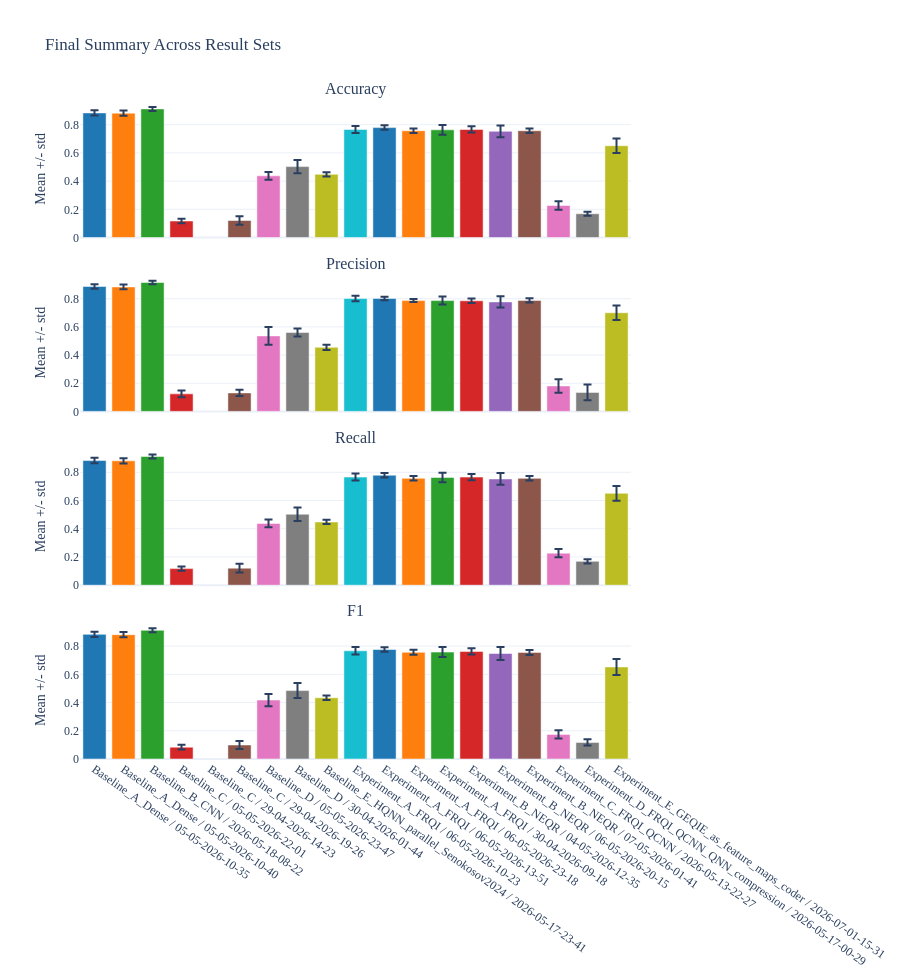

The cell this chart's notebook holds for it:
### Markdown cell above
## Final Summary Comparison

### Code cell
def plot_final_summary_comparison(summary_df: pd.DataFrame) -> go.Figure:
    data = summary_df[summary_df["result_set"].isin(comparison_result_sets)].copy()
    if data.empty:
        raise ValueError("No final summary data are available for the selected result sets.")

    metrics = [metric for metric in METRIC_ORDER if metric != "loss" and metric in data["metric"].unique()]
    fig = make_subplots(
        rows=len(metrics),
        cols=1,
        shared_xaxes=True,
        vertical_spacing=0.055,
        subplot_titles=[metric.title() for metric in metrics],
    )

    color_map = {
        result_set: px.colors.qualitative.D3[index % len(px.colors.qualitative.D3)]
        for index, result_set in enumerate(comparison_result_sets)
    }

    for row_number, metric in enumerate(metrics, start=1):
        metric_df = data[data["metric"] == metric].set_index("result_set").reindex(comparison_result_sets).reset_index()
        fig.add_trace(
            go.Bar(
                x=metric_df["result_set"],
                y=metric_df["mean"],
                error_y=dict(type="data", array=metric_df["std"], visible=True),
                marker_color=[color_map[name] for name in metric_df["result_set"]],
                name=metric.title(),
                showlegend=False,
                hovertemplate="%{x}<br>mean=%{y:.4f}<extra></extra>",
            ),
            row=row_number,
            col=1,
        )

    fig.update_layout(
        title="Final Summary Across Result Sets",
        height=max(360, 245 * len(metrics)),
    )
    fig.update_xaxes(tickangle=35)
    fig.update_yaxes(title_text="Mean +/- std")
    return fig


if final_summaries.empty:
    display(Markdown("No `final_summary_across.csv` files were found."))
else:
    plot_final_summary_comparison(final_summaries).show()

### Figure 1 — Plotly figure (JSON) as saved in the notebook; plotly's stock layout.template omitted (floating-point values rounded to 4 significant figures)
{"data": [{"error_y": {"array": [0.01884, 0.01881, 0.01416, 0.0159, NaN, 0.03085, 0.02752, 0.04738, 0.01521, 0.02451, 0.01577, 0.01599, 0.03426, 0.02203, 0.04157, 0.01584, 0.02992, 0.01433, 0.05167], "type": "data", "visible": true}, "hovertemplate": "%{x}<br>mean=%{y:.4f}<extra></extra>", "marker": {"color": ["#1F77B4", "#FF7F0E", "#2CA02C", "#D62728", "#9467BD", "#8C564B", "#E377C2", "#7F7F7F", "#BCBD22", "#17BECF", "#1F77B4", "#FF7F0E", "#2CA02C", "#D62728", "#9467BD", "#8C564B", "#E377C2", "#7F7F7F", "#BCBD22"]}, "name": "Accuracy", "showlegend": false, "type": "bar", "x": ["Baseline_A_Dense / 05-05-2026-10-35", "Baseline_A_Dense / 05-05-2026-10-40", "Baseline_B_CNN / 2026-05-18-08-22", "Baseline_C / 05-05-2026-22-01", "Baseline_C / 29-04-2026-14-23", "Baseline_C / 29-04-2026-19-26", "Baseline_D / 05-05-2026-23-47", "Baseline_D / 30-04-2026-01-44", "Baseline_E_HQNN_parallel_Senokosov2024 / 2026-05-17-23-41", "Experiment_A_FRQI / 06-05-2026-10-23", "Experiment_A_FRQI / 06-05-2026-13-51", "Experiment_A_FRQI / 06-05-2026-23-18", "Experiment_A_FRQI / 30-04-2026-09-18", "Experiment_B_NEQR / 04-05-2026-12-35", "Experiment_B_NEQR / 06-05-2026-20-15", "Experiment_B_NEQR / 07-05-2026-01-41", "Experiment_C_FRQI_QCNN / 2026-05-13-22-27", "Experiment_D_FRQI_QCNN_QNN_compression / 2026-05-17-00-29", "Experiment_E_GEQIE_as_feature_maps_coder / 2026-07-01-15-31"], "xaxis": "x", "y": [0.8833, 0.8812, 0.9118, 0.1174, NaN, 0.1208, 0.4375, 0.5028, 0.4479, 0.766, 0.7792, 0.7569, 0.7632, 0.766, 0.7528, 0.7569, 0.2271, 0.1688, 0.6507], "yaxis": "y"}, {"error_y": {"array": [0.01575, 0.0166, 0.013, 0.02467, NaN, 0.0219, 0.06362, 0.02916, 0.01863, 0.01925, 0.01281, 0.01046, 0.02828, 0.01542, 0.03996, 0.01574, 0.04758, 0.05622, 0.05139], "type": "data", "visible": true}, "hovertemplate": "%{x}<br>mean=%{y:.4f}<extra></extra>", "marker": {"color": ["#1F77B4", "#FF7F0E", "#2CA02C", "#D62728", "#9467BD", "#8C564B", "#E377C2", "#7F7F7F", "#BCBD22", "#17BECF", "#1F77B4", "#FF7F0E", "#2CA02C", "#D62728", "#9467BD", "#8C564B", "#E377C2", "#7F7F7F", "#BCBD22"]}, "name": "Precision", "showlegend": false, "type": "bar", "x": ["Baseline_A_Dense / 05-05-2026-10-35", "Baseline_A_Dense / 05-05-2026-10-40", "Baseline_B_CNN / 2026-05-18-08-22", "Baseline_C / 05-05-2026-22-01", "Baseline_C / 29-04-2026-14-23", "Baseline_C / 29-04-2026-19-26", "Baseline_D / 05-05-2026-23-47", "Baseline_D / 30-04-2026-01-44", "Baseline_E_HQNN_parallel_Senokosov2024 / 2026-05-17-23-41", "Experiment_A_FRQI / 06-05-2026-10-23", "Experiment_A_FRQI / 06-05-2026-13-51", "Experiment_A_FRQI / 06-05-2026-23-18", "Experiment_A_FRQI / 30-04-2026-09-18", "Experiment_B_NEQR / 04-05-2026-12-35", "Experiment_B_NEQR / 06-05-2026-20-15", "Experiment_B_NEQR / 07-05-2026-01-41", "Experiment_C_FRQI_QCNN / 2026-05-13-22-27", "Experiment_D_FRQI_QCNN_QNN_compression / 2026-05-17-00-29", "Experiment_E_GEQIE_as_feature_maps_coder / 2026-07-01-15-31"], "xaxis": "x2", "y": [0.8873, 0.8839, 0.9152, 0.1244, NaN, 0.1313, 0.536, 0.5603, 0.4551, 0.8021, 0.8022, 0.7868, 0.7868, 0.7854, 0.7776, 0.7884, 0.1806, 0.1348, 0.7005], "yaxis": "y2"}, {"error_y": {"array": [0.01884, 0.01881, 0.01416, 0.0159, NaN, 0.03085, 0.02752, 0.04738, 0.01521, 0.02451, 0.01577, 0.01599, 0.03426, 0.02203, 0.04157, 0.01584, 0.02992, 0.01433, 0.05167], "type": "data", "visible": true}, "hovertemplate": "%{x}<br>mean=%{y:.4f}<extra></extra>", "marker": {"color": ["#1F77B4", "#FF7F0E", "#2CA02C", "#D62728", "#9467BD", "#8C564B", "#E377C2", "#7F7F7F", "#BCBD22", "#17BECF", "#1F77B4", "#FF7F0E", "#2CA02C", "#D62728", "#9467BD", "#8C564B", "#E377C2", "#7F7F7F", "#BCBD22"]}, "name": "Recall", "showlegend": false, "type": "bar", "x": ["Baseline_A_Dense / 05-05-2026-10-35", "Baseline_A_Dense / 05-05-2026-10-40", "Baseline_B_CNN / 2026-05-18-08-22", "Baseline_C / 05-05-2026-22-01", "Baseline_C / 29-04-2026-14-23", "Baseline_C / 29-04-2026-19-26", "Baseline_D / 05-05-2026-23-47", "Baseline_D / 30-04-2026-01-44", "Baseline_E_HQNN_parallel_Senokosov2024 / 2026-05-17-23-41", "Experiment_A_FRQI / 06-05-2026-10-23", "Experiment_A_FRQI / 06-05-2026-13-51", "Experiment_A_FRQI / 06-05-2026-23-18", "Experiment_A_FRQI / 30-04-2026-09-18", "Experiment_B_NEQR / 04-05-2026-12-35", "Experiment_B_NEQR / 06-05-2026-20-15", "Experiment_B_NEQR / 07-05-2026-01-41", "Experiment_C_FRQI_QCNN / 2026-05-13-22-27", "Experiment_D_FRQI_QCNN_QNN_compression / 2026-05-17-00-29", "Experiment_E_GEQIE_as_feature_maps_coder / 2026-07-01-15-31"], "xaxis": "x3", "y": [0.8833, 0.8812, 0.9118, 0.1174, NaN, 0.1208, 0.4375, 0.5028, 0.4479, 0.766, 0.7792, 0.7569, 0.7632, 0.766, 0.7528, 0.7569, 0.2271, 0.1688, 0.6507], "yaxis": "y3"}, {"error_y": {"array": [0.01853, 0.01869, 0.01398, 0.01712, NaN, 0.02808, 0.04331, 0.05303, 0.01571, 0.02698, 0.01598, 0.0177, 0.03536, 0.022, 0.04604, 0.01766, 0.02917, 0.02193, 0.0569], "type": "data", "visible": true}, "hovertemplate": "%{x}<br>mean=%{y:.4f}<extra></extra>", "marker": {"color": ["#1F77B4", "#FF7F0E", "#2CA02C", "#D62728", "#9467BD", "#8C564B", "#E377C2", "#7F7F7F", "#BCBD22", "#17BECF", "#1F77B4", "#FF7F0E", "#2CA02C", "#D62728", "#9467BD", "#8C564B", "#E377C2", "#7F7F7F", "#BCBD22"]}, "name": "F1", "showlegend": false, "type": "bar", "x": ["Baseline_A_Dense / 05-05-2026-10-35", "Baseline_A_Dense / 05-05-2026-10-40", "Baseline_B_CNN / 2026-05-18-08-22", "Baseline_C / 05-05-2026-22-01", "Baseline_C / 29-04-2026-14-23", "Baseline_C / 29-04-2026-19-26", "Baseline_D / 05-05-2026-23-47", "Baseline_D / 30-04-2026-01-44", "Baseline_E_HQNN_parallel_Senokosov2024 / 2026-05-17-23-41", "Experiment_A_FRQI / 06-05-2026-10-23", "Experiment_A_FRQI / 06-05-2026-13-51", "Experiment_A_FRQI / 06-05-2026-23-18", "Experiment_A_FRQI / 30-04-2026-09-18", "Experiment_B_NEQR / 04-05-2026-12-35", "Experiment_B_NEQR / 06-05-2026-20-15", "Experiment_B_NEQR / 07-05-2026-01-41", "Experiment_C_FRQI_QCNN / 2026-05-13-22-27", "Experiment_D_FRQI_QCNN_QNN_compression / 2026-05-17-00-29", "Experiment_E_GEQIE_as_feature_maps_coder / 2026-07-01-15-31"], "xaxis": "x4", "y": [0.8831, 0.8809, 0.912, 0.08398, NaN, 0.09919, 0.4178, 0.4847, 0.4339, 0.7667, 0.7758, 0.7558, 0.7574, 0.762, 0.7474, 0.7553, 0.1744, 0.1176, 0.6524], "yaxis": "y4"}], "layout": {"annotations": [{"font": {"size": 16}, "showarrow": false, "text": "Accuracy", "x": 0.5, "xanchor": "center", "xref": "paper", "y": 1, "yanchor": "bottom", "yref": "paper"}, {"font": {"size": 16}, "showarrow": false, "text": "Precision", "x": 0.5, "xanchor": "center", "xref": "paper", "y": 0.7362, "yanchor": "bottom", "yref": "paper"}, {"font": {"size": 16}, "showarrow": false, "text": "Recall", "x": 0.5, "xanchor": "center", "xref": "paper", "y": 0.4725, "yanchor": "bottom", "yref": "paper"}, {"font": {"size": 16}, "showarrow": false, "text": "F1", "x": 0.5, "xanchor": "center", "xref": "paper", "y": 0.2087, "yanchor": "bottom", "yref": "paper"}], "height": 980, "title": {"text": "Final Summary Across Result Sets"}, "xaxis": {"anchor": "y", "domain": [0, 1], "matches": "x4", "showticklabels": false, "tickangle": 35}, "xaxis2": {"anchor": "y2", "domain": [0, 1], "matches": "x4", "showticklabels": false, "tickangle": 35}, "xaxis3": {"anchor": "y3", "domain": [0, 1], "matches": "x4", "showticklabels": false, "tickangle": 35}, "xaxis4": {"anchor": "y4", "domain": [0, 1], "tickangle": 35}, "yaxis": {"anchor": "x", "domain": [0.7913, 1], "title": {"text": "Mean +/- std"}}, "yaxis2": {"anchor": "x2", "domain": [0.5275, 0.7362], "title": {"text": "Mean +/- std"}}, "yaxis3": {"anchor": "x3", "domain": [0.2637, 0.4725], "title": {"text": "Mean +/- std"}}, "yaxis4": {"anchor": "x4", "domain": [0, 0.2087], "title": {"text": "Mean +/- std"}}}}
